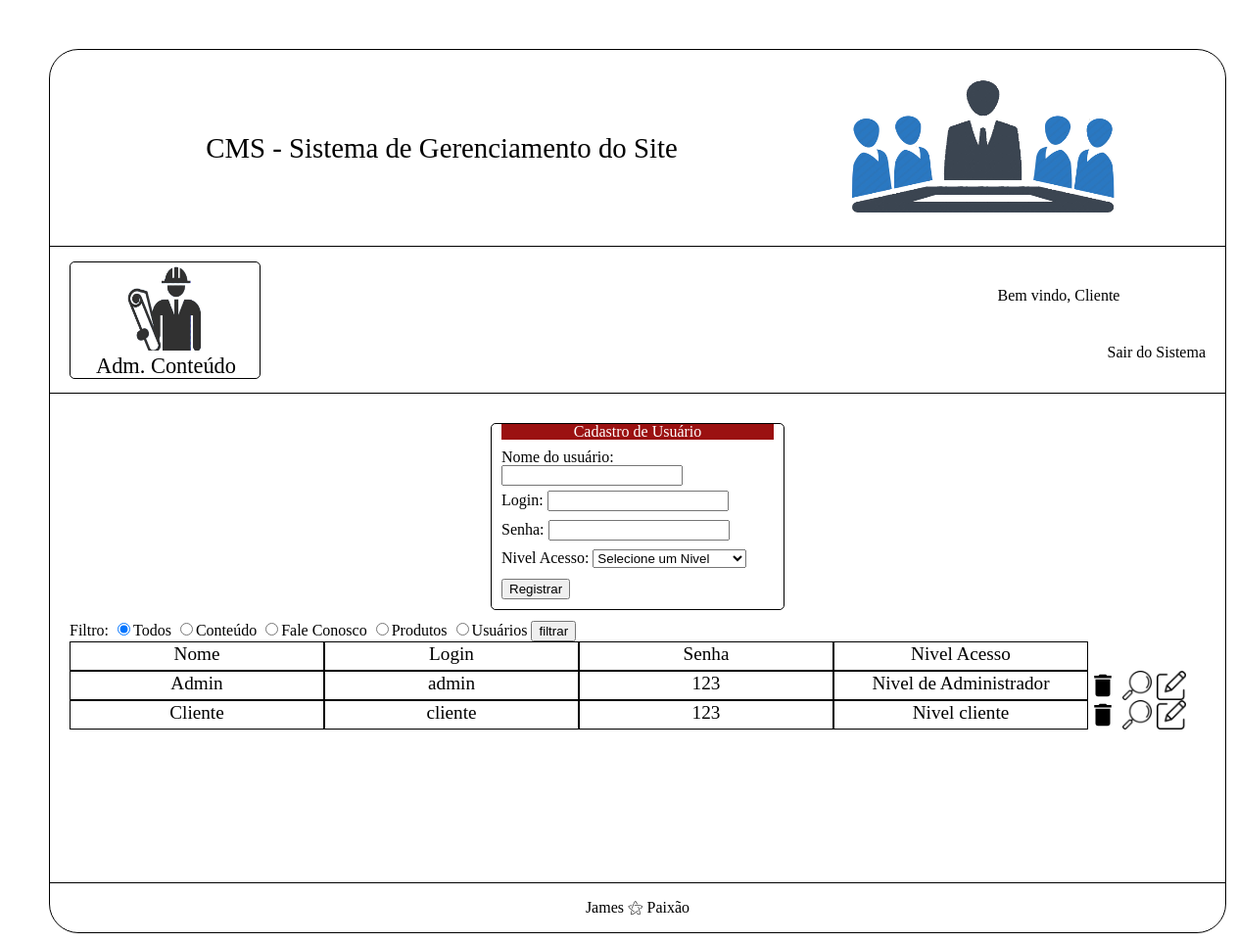
The app's page /cms/pagina_usuarios.php (signed in) with its own data.
### tables this page shows
create table tblUsuario (
	idUsuario int(11) not null auto_increment primary key,
    nome varchar(200) not null,
    login varchar(200) not null,
    senha varchar(100) not null,
    idNivelAcesso int(11) not null,
    constraint FK_idNivelAcesso_tblUsuario foreign key (idNivelAcesso)
    references tblNivelAcesso (idNivelAcesso)
);

create table tblNivelAcesso (
	idNivelAcesso int(11) not null auto_increment primary key,
    nomeNivel varchar(200) not null,
    acessoConteudo boolean not null,
    acessoFaleConosco boolean not null,
    acessoProduto boolean not null,
    acessoUsuarios boolean not null
);

### cms/pagina_usuarios.php (the view, shortened to what this page needs)
<?php
    $conexao = conexaoMysql();
    $dominio= $_SERVER['HTTP_HOST'];
    $url = "http://" . $dominio. $_SERVER['REQUEST_URI'];
    if(isset($_POST['botao_filtrar'])){
        if($_GET['modo']){
            if($_GET['modo'] == 'filtrar'){
                $filtro = $_POST['input_filter'];
                switch($filtro){
                    case "c":
                        $sqlQuerySelect = "select tblUsuario.*, tblNivelAcesso.nomeNivel
                            from tblUsuario, tblNivelAcesso
                            where tblUsuario.idNivelAcesso = tblNivelAcesso.idNivelAcesso
                            and tblNivelAcesso.acessoConteudo = 1
                            order by tblUsuario.nome";
                    break;
                    case "f":
                        $sqlQuerySelect = "select tblUsuario.*, tblNivelAcesso.nomeNivel
                            from tblUsuario, tblNivelAcesso
                            where tblUsuario.idNivelAcesso = tblNivelAcesso.idNivelAcesso
                            and tblNivelAcesso.acessoFaleConosco = 1
                            order by tblUsuario.nome";
                    break;
                    case "p":
                        $sqlQuerySelect = "select tblUsuario.*, tblNivelAcesso.nomeNivel
                            from tblUsuario, tblNivelAcesso
                            where tblUsuario.idNivelAcesso = tblNivelAcesso.idNivelAcesso
                            and tblNivelAcesso.acessoProduto = 1
                            order by tblUsuario.nome";
                    break;
                    case "u":
                        $sqlQuerySelect = "select tblUsuario.*, tblNivelAcesso.nomeNivel
                            from tblUsuario, tblNivelAcesso
                            where tblUsuario.idNivelAcesso = tblNivelAcesso.idNivelAcesso
                            and tblNivelAcesso.acessoUsuarios = 1
                            order by tblUsuario.nome";
                    break;
                    default:
                        $sqlQuerySelect = "select tblUsuario.*, tblNivelAcesso.nomeNivel
                            from tblUsuario, tblNivelAcesso
                            where tblUsuario.idNivelAcesso = tblNivelAcesso.idNivelAcesso
                            order by tblUsuario.nome";
                    break;
                }
            }
        }
    }
    else{
        $sqlQuerySelect = "select tblUsuario.*, tblNivelAcesso.nomeNivel
                            from tblUsuario, tblNivelAcesso
                            where tblUsuario.idNivelAcesso = tblNivelAcesso.idNivelAcesso
                            order by tblUsuario.nome";
    }
    $select = mysqli_query($conexao, $sqlQuerySelect);
    $action = "modulos/inserir_usuario.php?modo=inserir&url=".$url;
    $nome = null;
    $login = null;
    $senha = null;
    $idNivelAcesso = null;
    $nomeNivel = null;
?>
<!DOCTYPE html>
<html lang="pt-br">
    <head>
        <?php
            require_once('modulos/imports.php');
        ?>
    </head>
    <body>
        <div id="div_cms">
            <?php
                require_once('modulos/menu.php');
            ?>
            <div id="div_submenus_cms">
                <form action="<?=$action?>" name="form_adm_usuario_cadastrar" method="post">
                    <div class="div_cadastro">
                        <div class="titulo_do_cadastro">Cadastro de Usuário</div>
                        <div class="input_cadastro">
                            Nome do usuário: <input type="text" name="nome_input_usuario" value="<?=$nome?>" required>
                        </div>
                        <div class="input_cadastro">
                            Login: <input type="text" name="login_input" value="<?=$login?>" required>
                        </div>
                        <div class="input_cadastro">
                            Senha: <input type="password" name="senha_input" value="<?=$senha?>" required>
                        </div>
                        <div class="input_cadastro">
                            Nivel Acesso:
                            <select name="nivel_acesso_select">
                                <?php
                                    if(isset($_GET['modo'])){
                                        if($_GET['modo'] == 'editar'){
                                            ?>
                                                <option value="<?=$idNivelAcesso?>"><?=$nomeNivel?></option>
                                            <?php
                                            $sqlQuerySelectNiveisAcesso = "
                                                select * from tblNivelAcesso
                                                where not (idNivelAcesso = ".$idNivelAcesso.")
                                                order by nomeNivel;
                                            ";
                                        }
                                    }
                                    else{
                                ?>
                                        <option value="">Selecione um Nivel</option>
                                <?php
                                    }
                                ?>
                            </select>
                        </div>
                        <div class="botaoRegistrar">
                            <input type="submit" name="submit_cms" value="Registrar">
                        </div>
                    </div>
                </form>
                <form name="filtro_adm_fale_conosco" action="pagina_usuarios.php?modo=filtrar" method="post">
                    Filtro:
                    <input type="radio" name="input_filter" value="a" checked>Todos
                    <input type="radio" name="input_filter" value="c">Conteúdo
                    <input type="radio" name="input_filter" value="f">Fale Conosco
                    <input type="radio" name="input_filter" value="p">Produtos
                    <input type="radio" name="input_filter" value="u">Usuários
                    <input type="submit" value="filtrar" name="botao_filtrar">
                </form>
                <div class="div_comentarios">
                    <div class="user_name">Nome</div>
                    <div class="user_login">Login</div>
                    <div class="user_password">Senha</div>
                    <div class="user_level">Nivel Acesso</div>
                </div>
                <?php
                    while($rsSelect = mysqli_fetch_assoc($select)){
                        ?>
                            <div class="div_comentarios">
                                <div class="user_name"><?=$rsSelect['nome']?></div>
                                <div class="user_login"><?=$rsSelect['login']?></div>
                                <div class="user_password"><?=$rsSelect['senha']?></div>
                                <div class="user_level"><?=$rsSelect['nomeNivel']?></div>
                                <a onclick="return confirm('Deseja realmente excluir o registro?');"
                                href="./modulos/deletar.php?modo=excluir&id=<?=$rsSelect['idUsuario']?>&tabela=tblUsuario&coluna=idUsuario&url=<?=$url?>">
                                    <div class="excluir"></div>
                                </a>
                                <div class="visualizar" onclick="visualizarUsuario(<?=$rsSelect['idUsuario']?>);"></div>
                                <a href="pagina_usuarios.php?modo=editar&id=<?=$rsSelect['idUsuario']?>">
                                    <div class="editar"></div>
                                </a>
                            </div>
                        <?php
                    }
                ?>
            </div>
            <div id="footer_cms">
                 James ⚝ Paixão
            </div>
        </div>
    </body>
</html>

### cms/css/style.css (style rules this page uses)
* { user-select: none; }
body { padding: 50px; }
a { text-decoration: none; color: #000000; }
#div_cms { width: 1200px; min-height: 800px; height: auto; margin-left: auto; margin-right: auto; border: black 1px solid; border-radius: 30px; }
#div_submenus_cms { width: inherit; min-height: 500px; height: auto; overflow: hidden; padding: 20px; box-sizing: border-box; border-bottom: 1px solid black; }
.div_cadastro { width: 300px; min-height: 100px; height: auto; border: solid 1px black; box-sizing: border-box; padding: 10px; padding-top: 0px; border-radius: 5px; margin-bottom: 10px; margin-top: 10px; margin-left: auto; margin-right: auto; }
.titulo_do_cadastro { text-align: center; background-color: #9b1111; color: white; margin-bottom: 10px; }
.input_cadastro { width: 100%; min-height: 25px; height: auto; overflow: hidden; box-sizing: border-box; margin-bottom: 5px; }
.user_name { width: 260px; height: 30px; border: 1px black solid; box-sizing: border-box; font-size: 1.2em; line-height: 1.2em; text-align: center; float: left; }
.user_login { width: 260px; height: 30px; border: 1px black solid; box-sizing: border-box; font-size: 1.2em; line-height: 1.2em; text-align: center; float: left; }
.user_password { width: 260px; height: 30px; border: 1px black solid; box-sizing: border-box; font-size: 1.2em; line-height: 1.2em; text-align: center; float: left; }
.user_level { width: 260px; height: 30px; border: 1px black solid; box-sizing: border-box; font-size: 1.2em; line-height: 1.2em; text-align: center; float: left; }
.div_comentarios { width: 1160px; min-height: 30px; height: auto; float: left; }
.excluir { width: 30px; height: 30px; margin-right: 5px; float: left; background-repeat: no-repeat; background-size: cover; background-image: url(../imagens/delete-24px.svg); }
.visualizar { width: 30px; height: 30px; margin-right: 5px; float: left; background-repeat: no-repeat; background-size: cover; background-image: url(../imagens/visualizar.png); }
.editar { width: 30px; height: 30px; margin-right: 5px; float: left; background-repeat: no-repeat; background-size: cover; background-image: url(../imagens/editar.png); }
#footer_cms { width: inherit; height: 50px; line-height: 50px; text-align: center; }

### records on screen
tblusuario: nome "Admin", login "admin", senha "123", idNivelAcesso.nomeNivel "Nivel de Administrador"
tblusuario: nome "Cliente", login "cliente", senha "123", idNivelAcesso.nomeNivel "Nivel cliente"

### other values on screen
$_SESSION['nomeUsuario'] "Cliente"
